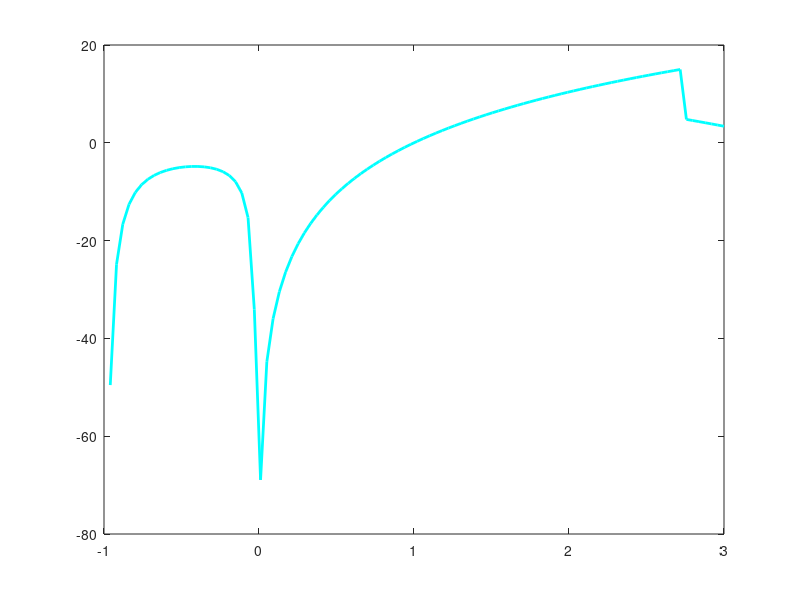

Reproduce this figure in MATLAB. (Note: this script raises an error after producing the figure.)
%% Clean Up
clear; close all; clc;

%% Problem 1

x = linspace(-1,3,100);
y = zeros(length(x),1);

for i = 1:length(x)
   if(x(i) >= -1 && x(i) < 0)
       y(i) = (x(i)^2 + 1)/(x(i)^2 + x(i));
   elseif(x(i) >= 0 && x(i) < 2.718)
       y(i) = 15*log(x(i));
   else
       y(i) = 12.386 - x(i)^2;
   end
end

figure();
plot(x,y,'linewidth',2,'color', 'c');


%% Problem 2
times = [0 3.5];
y0 = 1;
a = 9.9;
b = 1.25;

funcHand = @(t,y)func2(t,y,a,b);

%Integrate with ode45
[YOUT, TOUT] = ode45(funcHand, times, y0);

%Saving to a .mat file
save('odestufff.mat', 'YOUT', 'TOUT');

%Plotting
figure();
plot(YOUT, TOUT, 'linewidth', 2);
grid on;


%Function
function dydt = func2(t,y,a,b)
    dydt = a*sin(y*t) - b*y;
end
